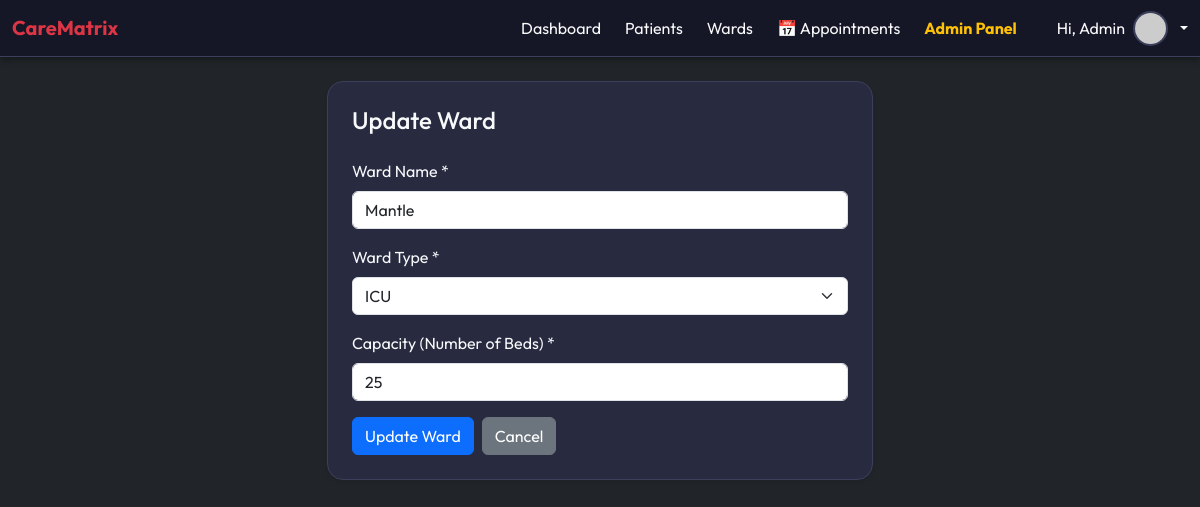
Before: /patients/wards/3/update/ (signed in) with the older database file.
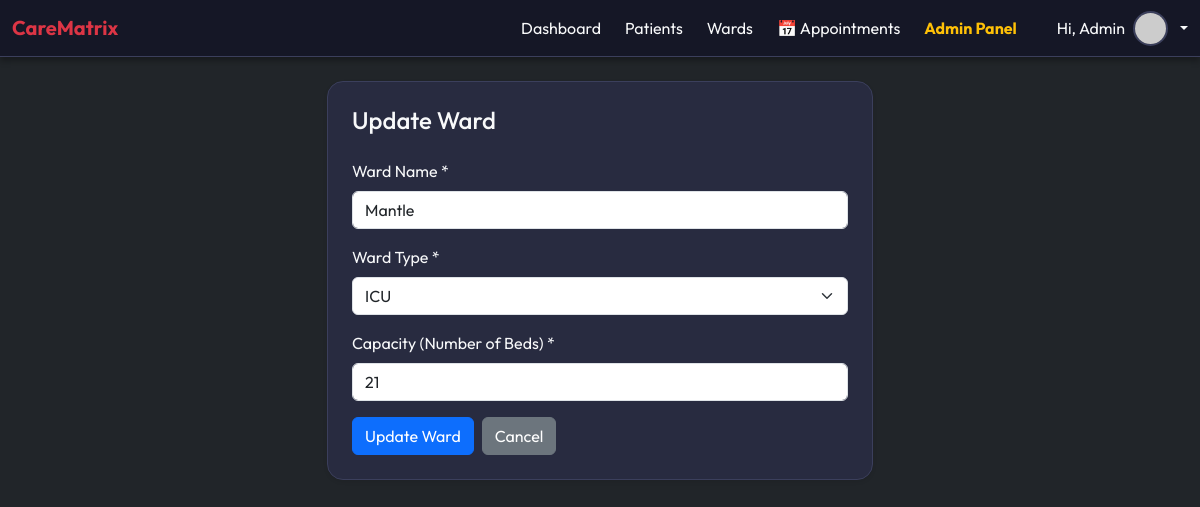
After: the same page with the newer database file.
### patients/models.py (models this page shows, shortened)
class Ward(models.Model):
    WARD_TYPES = (
        ('General', 'General'),
        ('ICU', 'ICU'),
        ('Maternity', 'Maternity'),
        ('Pediatric', 'Pediatric'),
    )
    name = models.CharField(max_length=100)
    ward_type = models.CharField(max_length=20, choices=WARD_TYPES, default='General')
    capacity = models.IntegerField(default=0)

### patients/views.py (the view)
# urls.py: path('wards/<int:pk>/update/', views.ward_update, name='ward_update'),
@login_required
@user_passes_test(is_admin)
def ward_update(request, pk):
    ward = get_object_or_404(Ward, pk=pk)
    if request.method == 'POST':
        ward.name = request.POST.get('name')
        ward.ward_type = request.POST.get('ward_type')
        ward.capacity = int(request.POST.get('capacity') or 0)
        ward.save()
        return redirect('patients:ward_detail', pk=ward.id)
    return render(request, 'patients/ward_update.html', {
        'ward': ward,
        'ward_types': Ward.WARD_TYPES
    })

### patients/views.py (called while the page is built)
def is_admin(user):
    return user.is_superuser

### patients/templates/patients/ward_update.html (shortened to what this page needs)
{% extends "base.html" %}
{% block content %}
<div class="row justify-content-center mt-4">
    <div class="col-md-8 col-lg-6">
        <div class="content-card shadow-sm p-4">
            <h4 class="mb-4 text-light">Update Ward</h4>
            <div>
                    <form method="POST">
                        <div class="mb-3">
                            <label for="name" class="form-label">Ward Name *</label>
                            <input type="text" class="form-control" id="name" name="name" required value="{{ ward.name }}">
                        </div>
                        <div class="mb-3">
                            <label for="ward_type" class="form-label">Ward Type *</label>
                            <select class="form-select" id="ward_type" name="ward_type" required>
                                {% for value, label in ward_types %}
                                    <option value="{{ value }}" {% if ward.ward_type == value %}selected{% endif %}>{{ label }}</option>
                                {% endfor %}
                            </select>
                        </div>
                        <div class="mb-3">
                            <label for="capacity" class="form-label">Capacity (Number of Beds) *</label>
                            <input type="number" class="form-control" id="capacity" name="capacity" min="1" required value="{{ ward.capacity }}">
                        </div>
                        <div class="d-flex gap-2">
                            <button type="submit" class="btn btn-primary">Update Ward</button>
                            <a href="{% url 'patients:ward_detail' ward.pk %}" class="btn btn-secondary">Cancel</a>
                        </div>
                    </form>
            </div>
        </div>
    </div>
</div>
{% endblock %}

Changed rows visible on the page:
changed Ward "Mantle": capacity "25" → "21"
